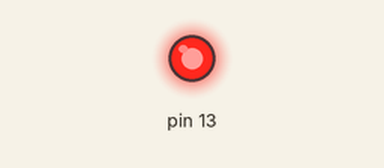
This sketch was run on a simulated Arduino Uno, built with avr-gcc and run on an emulated ATmega328P. Parts: output pins drawn as LEDs (lit = HIGH).

Above: at 0.1 s.
At 119.1 s:
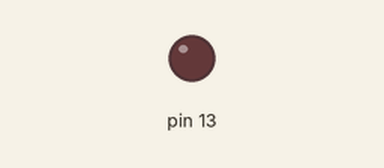
Timing chart, 0 to 120.6 s (numbered marks = the images above):
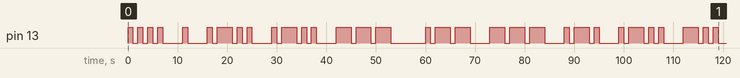

The sketch:

sketch.ino
```cpp
#include <string.h>

const char* numbers[] = {"-----", ".----", "..---", "...--", "....-", ".....", "-....", "--...", "---..", "----."};
const char* letters[] = {".-", "-...", "-.-.", "-..", ".", "..-.", "--.", "....", "..", ".---", "-.-", ".-..", "--", "-.", "---", ".--.", "--.-", ".-.", "...", "-", "..-", "...-", ".--", "-..-", "-.--", "--.."};


const char** morse(const char* clause) {
    //const int len = strlen(clause);
    static const char* str[100];
    for(int i = 0; clause[i] != '\0'; i++) {
        if(clause[i] >= '0' && clause[i] <= '9') {
            str[i] = numbers[(clause[i] - '0')];
        }
        else if(clause[i] >= 'a' && clause[i] <= 'z') {
            str[i] = letters[(clause[i] - 'a')];
        }
        else if(clause[i] >= 'A' && clause[i] <= 'Z') {
            str[i] = letters[(clause[i] - 'A')];
        }
        else {
            str[i] = " ";
        }
    }
    return str;
}

void decoder(const char** morseresult, int length, int unit, int pincode) {
    for(int i = 0; i < length; i++){
        if(morseresult[i] == ' ') {
            delay(unit*7);
            continue;
        }
        for(int j = 0; j < strlen(morseresult[i]); j++) {
            if(morseresult[i][j] == '.') {
                digitalWrite(pincode, HIGH);
                delay(unit);
                digitalWrite(pincode, LOW);
                delay(unit);
            }
            else if(morseresult[i][j] == '-') {
                digitalWrite(pincode, HIGH);
                delay(unit*3);
                digitalWrite(pincode, LOW);
                delay(unit);
            }
        }
        delay(unit*3);
    }
}

void setup() {
  pinMode(13, OUTPUT);
  decoder(morse("Hello World"), 11, 1000, 13);
}

void loop() {
}
```
